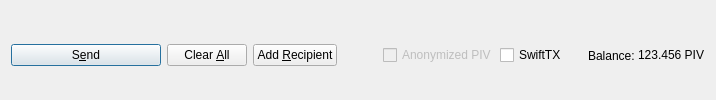
         <widget class="QFrame" name="frame_Send">
          <layout class="QHBoxLayout" name="horizontalLayout">
           <property name="bottomMargin">
            <number>0</number>
           </property>
           <item>
            <widget class="QPushButton" name="sendButton">
             <property name="minimumSize">
              <size>
               <width>150</width>
               <height>0</height>
              </size>
             </property>
             <property name="toolTip">
              <string>Confirm the send action</string>
             </property>
             <property name="text">
              <string>S&amp;end</string>
             </property>
             <property name="icon">
              <iconset resource="../tgis.qrc">
               <normaloff>:/icons/send</normaloff>:/icons/send</iconset>
             </property>
             <property name="autoDefault">
              <bool>false</bool>
             </property>
             <property name="default">
              <bool>true</bool>
             </property>
            </widget>
           </item>
           <item>
            <widget class="QPushButton" name="clearButton">
             <property name="sizePolicy">
              <sizepolicy hsizetype="Minimum" vsizetype="Fixed">
               <horstretch>0</horstretch>
               <verstretch>0</verstretch>
              </sizepolicy>
             </property>
             <property name="toolTip">
              <string>Clear all fields of the form.</string>
             </property>
             <property name="text">
              <string>Clear &amp;All</string>
             </property>
             <property name="icon">
              <iconset resource="../tgis.qrc">
               <normaloff>:/icons/remove</normaloff>:/icons/remove</iconset>
             </property>
             <property name="autoDefault">
              <bool>false</bool>
             </property>
            </widget>
           </item>
           <item>
            <widget class="QPushButton" name="addButton">
             <property name="toolTip">
              <string>Send to multiple recipients at once</string>
             </property>
             <property name="text">
              <string>Add &amp;Recipient</string>
             </property>
             <property name="icon">
              <iconset resource="../tgis.qrc">
               <normaloff>:/icons/add</normaloff>:/icons/add</iconset>
             </property>
             <property name="autoDefault">
              <bool>false</bool>
             </property>
            </widget>
           </item>
           <item>
            <spacer name="horizontalSpacer">
             <property name="orientation">
              <enum>Qt::Horizontal</enum>
             </property>
             <property name="sizeHint" stdset="0">
              <size>
               <width>40</width>
               <height>20</height>
              </size>
             </property>
            </spacer>
           </item>
           <item>
            <layout class="QHBoxLayout" name="horizontalLayout_2">
             <property name="spacing">
              <number>3</number>
             </property>
             <item>
              <widget class="QCheckBox" name="checkzPIV">
               <property name="enabled">
                <bool>false</bool>
               </property>
               <property name="text">
                <string>Anonymized PIV</string>
               </property>
              </widget>
             </item>
             <item>
              <widget class="QCheckBox" name="checkSwiftTX">
               <property name="enabled">
                <bool>true</bool>
               </property>
               <property name="minimumSize">
                <size>
                 <width>85</width>
                 <height>0</height>
                </size>
               </property>
               <property name="text">
                <string>SwiftTX</string>
               </property>
              </widget>
             </item>
             <item>
              <widget class="QLabel" name="label">
               <property name="text">
                <string>Balance:</string>
               </property>
              </widget>
             </item>
             <item>
              <widget class="QLabel" name="labelBalance">
               <property name="sizePolicy">
                <sizepolicy hsizetype="Preferred" vsizetype="Fixed">
                 <horstretch>0</horstretch>
                 <verstretch>0</verstretch>
                </sizepolicy>
               </property>
               <property name="cursor">
                <cursorShape>IBeamCursor</cursorShape>
               </property>
               <property name="text">
                <string notr="true">123.456 PIV</string>
               </property>
               <property name="textInteractionFlags">
                <set>Qt::LinksAccessibleByMouse|Qt::TextSelectableByKeyboard|Qt::TextSelectableByMouse</set>
               </property>
              </widget>
             </item>
            </layout>
           </item>
          </layout>
         </widget>
